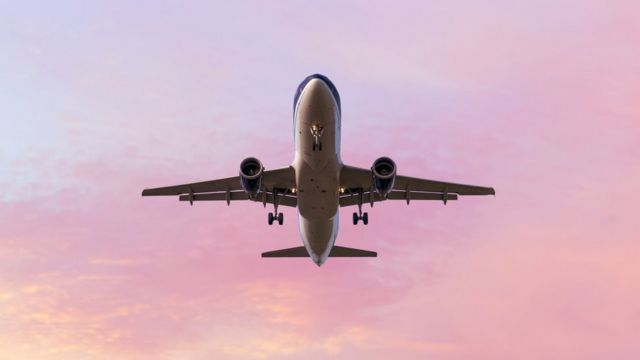
#> input picture Atividade Lab/AVIAO_01.jpg, 640 x 360 px
$ python aviao.py
#> lines starting #> are read from the running program, lines starting #| are printed output that depends on the picture; after the words box and inside, x2 and y2 are one past the last pixel; in counts of white or black regions, pixels touching at a corner belong together
import math

import numpy as np
import cv2
import matplotlib.pyplot as plt

#Importa e converta para RGB
img = cv2.imread('./AVIAO_01.jpg')
#> img is the input picture: shape (360, 640, 3); mean B, G, R 193.2, 177.8, 212.5
img = cv2.cvtColor(img, cv2.COLOR_BGR2RGB)


#Convertendo para preto e branco (RGB -> Gray Scale -> BW)
img_gray = cv2.cvtColor(img, cv2.COLOR_RGB2GRAY)
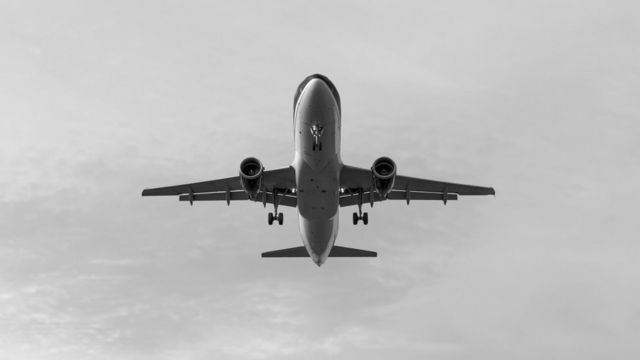
#> img_gray: shape (360, 640); min 0, max 251, mean 190
a = img_gray.max()
#> a = 251
_, thresh = cv2.threshold(img_gray, a/2*1.3, a,cv2.THRESH_BINARY_INV)
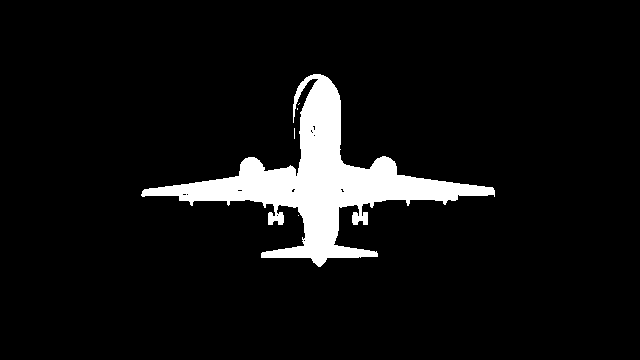
#> thresh: shape (360, 640); values 0 (black) and 251 (white), 7% white; 5 white regions (4 under 20 px), largest, box (x1, y1, x2, y2) and area: (141, 74, 495, 267) 16087


tamanhoKernel = 10
kernel = np.ones((tamanhoKernel,tamanhoKernel), np.uint8)
thresh_open = cv2.morphologyEx(thresh, cv2.MORPH_OPEN, kernel)
#> thresh_open: shape (360, 640); values 0 (black) and 251 (white), 6.3% white; 1 white region, box (x1, y1, x2, y2) and area: (166, 78, 486, 264) 14610
img_dilate = cv2.dilate(thresh_open, kernel, iterations=2)
#> img_dilate: shape (360, 640); values 0 (black) and 251 (white), 11% white; 1 white region, box (x1, y1, x2, y2) and area: (158, 70, 496, 274) 25243
img_erode = cv2.erode(img_dilate, kernel, iterations=1)
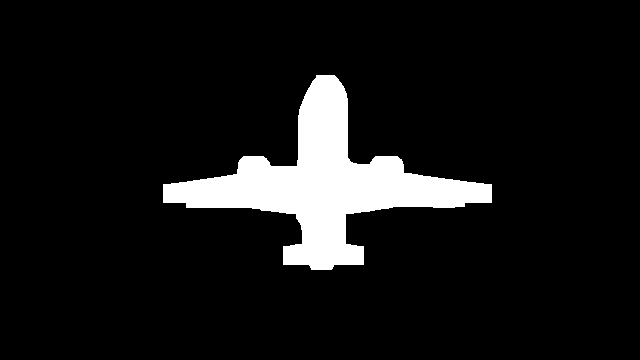
#> img_erode: shape (360, 640); values 0 (black) and 251 (white), 8.7% white; 1 white region, box (x1, y1, x2, y2) and area: (163, 75, 492, 270) 19942

#Filtro de ruído (bluring)
img_blur = cv2.blur(img_gray, ksize=(tamanhoKernel,tamanhoKernel))
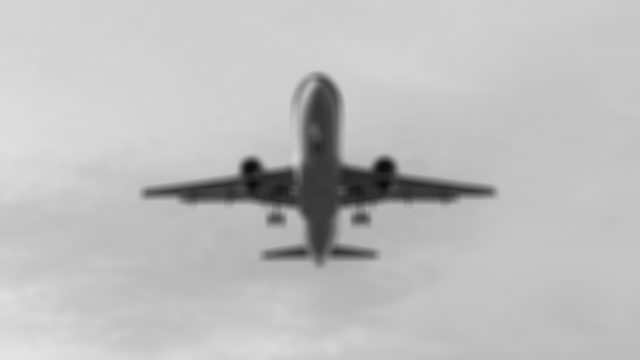
#> img_blur: shape (360, 640); min 11, max 228, mean 190

# Detecção borda com Canny (sem blurry)
edges_gray = cv2.Canny(image=img_gray, threshold1=a/2, threshold2=a/2)
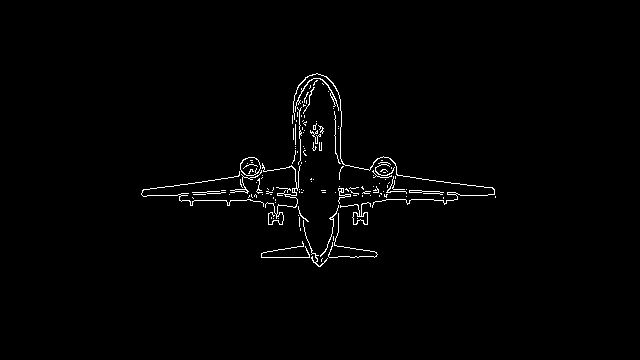
#> edges_gray: shape (360, 640); 1.3% white in thin lines or dots, all inside (x1, y1, x2, y2) = (141, 73, 496, 267)
# Detecção borda com Canny (com blurry)
edges_blur = cv2.Canny(image=img_blur, threshold1=a/2, threshold2=a/2)
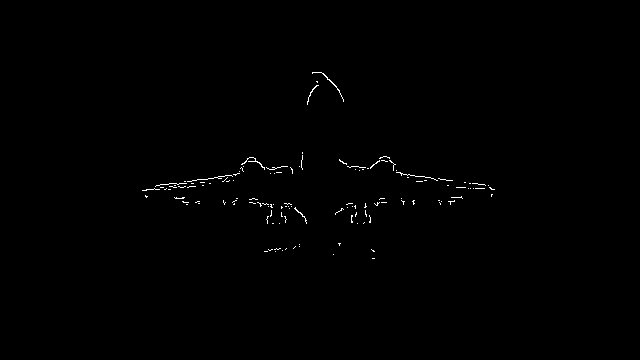
#> edges_blur: shape (360, 640); 0.41% white in thin lines or dots, all inside (x1, y1, x2, y2) = (142, 72, 495, 259)


# contorno
contours, hierarchy = cv2.findContours(
                                   image = thresh,
                                   mode = cv2.RETR_TREE,
                                   method = cv2.CHAIN_APPROX_SIMPLE)
#> contours = 16 contours, 15 with area under 20; largest, box (x1, y1, x2, y2) and area: (141, 74, 495, 267) 15389
contours = sorted(contours, key = cv2.contourArea, reverse = True)
img_copy = img.copy()
final = cv2.drawContours(img_copy, contours, contourIdx = -1,
                         color = (255, 0, 0), thickness = 2)
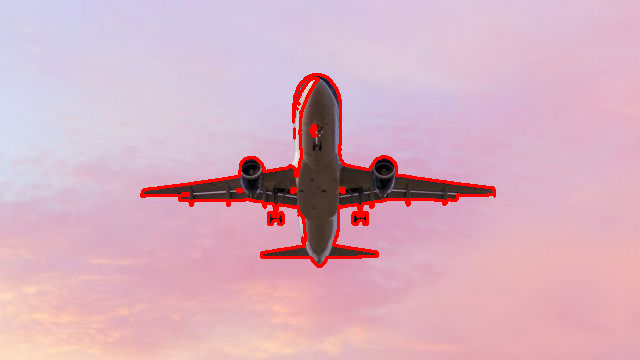
#> final: shape (360, 640, 3); mean R, G, B 215, 175.2, 190.4


#plot imagens
imagens = [img,img_blur,img_gray,edges_gray,edges_blur,thresh,thresh_open,img_erode,final]
formatoX = math.ceil(len(imagens)**.5)
#> formatoX = 3
if (formatoX**2-len(imagens))>formatoX:
    formatoY = formatoX-1
else:
    formatoY = formatoX
#> formatoY = 3
for i in range(len(imagens)):
    plt.subplot(formatoY, formatoX, i + 1)
    plt.imshow(imagens[i],'gray')
    plt.xticks([]),plt.yticks([])
#> this loop made 9 passes
plt.show()
